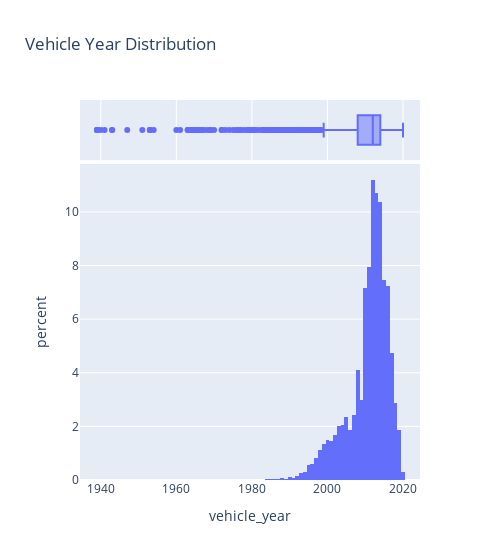

Notebook code for this chart:
### Code cell
#see the stats of the vehicle year

mask = my_data[my_data['vehicle_year'] > 0]

fig = px.histogram(
    data_frame=mask,
    x='vehicle_year',
    title='Vehicle Year Distribution',
    histnorm='percent',
    width=500,
    marginal='box',
)
fig.show()

# we will group the cars older than 25 y.o.

### Figure 1 — Plotly figure (JSON) as saved in the notebook; plotly's stock layout.template omitted (floating-point values rounded to 4 significant figures; data arrays with more than 128 entries replaced by an {"elided": "..."} marker saying what was removed)
{"data": [{"alignmentgroup": "True", "bingroup": "x", "histnorm": "percent", "hovertemplate": "vehicle_year=%{x}<br>percent=%{y}<extra></extra>", "legendgroup": "", "marker": {"color": "#636efa", "pattern": {"shape": ""}}, "name": "", "offsetgroup": "", "orientation": "v", "showlegend": false, "type": "histogram", "x": {"elided": "34999 int values"}, "xaxis": "x", "yaxis": "y"}, {"alignmentgroup": "True", "hovertemplate": "vehicle_year=%{x}<extra></extra>", "legendgroup": "", "marker": {"color": "#636efa"}, "name": "", "notched": true, "offsetgroup": "", "showlegend": false, "type": "box", "x": {"elided": "34999 int values"}, "xaxis": "x2", "yaxis": "y2"}], "layout": {"barmode": "relative", "legend": {"tracegroupgap": 0}, "title": {"text": "Vehicle Year Distribution"}, "width": 500, "xaxis": {"anchor": "y", "domain": [0, 1], "title": {"text": "vehicle_year"}}, "xaxis2": {"anchor": "y2", "domain": [0, 1], "matches": "x", "showgrid": true, "showticklabels": false}, "yaxis": {"anchor": "x", "domain": [0, 0.8316], "title": {"text": "percent"}}, "yaxis2": {"anchor": "x2", "domain": [0.8416, 1], "matches": "y2", "showgrid": false, "showline": false, "showticklabels": false, "ticks": ""}}}
